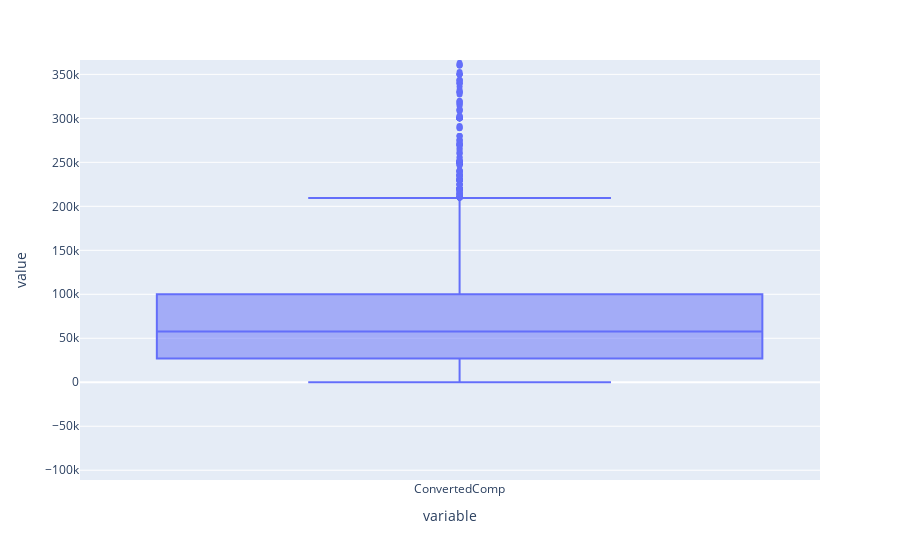

The code cell stored with this chart in its notebook:
### Code cell
# or..
import plotly.express as px

fig = px.box(df_clean)

fig.show()

### Figure 1 — Plotly figure (JSON) as saved in the notebook; plotly's stock layout.template omitted (floating-point values rounded to 4 significant figures; data arrays with more than 128 entries replaced by an {"elided": "..."} marker saying what was removed)
{"data": [{"alignmentgroup": "True", "hovertemplate": "variable=%{x}<br>value=%{y}<extra></extra>", "legendgroup": "", "marker": {"color": "#636efa"}, "name": "", "notched": false, "offsetgroup": "", "orientation": "v", "showlegend": false, "type": "box", "x": {"elided": "10582 str values"}, "x0": " ", "xaxis": "x", "y": {"elided": "10582 int values"}, "y0": " ", "yaxis": "y"}], "layout": {"autosize": true, "boxmode": "group", "legend": {"tracegroupgap": 0}, "margin": {"t": 60}, "xaxis": {"anchor": "y", "autorange": false, "domain": [0, 1], "range": [-0.3072, 0.2917], "title": {"text": "variable"}, "type": "category"}, "yaxis": {"anchor": "x", "autorange": false, "domain": [0, 1], "range": [-111100.0, 366300.0], "title": {"text": "value"}, "type": "linear"}}}
